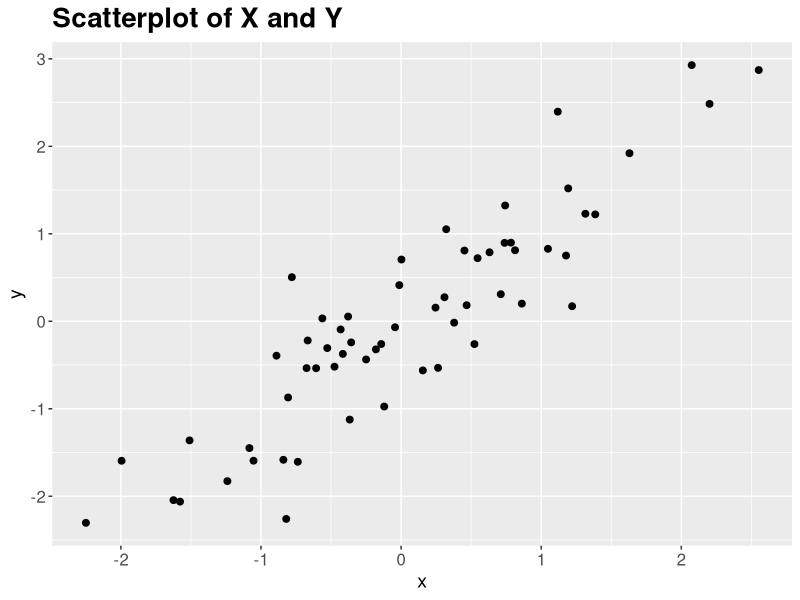
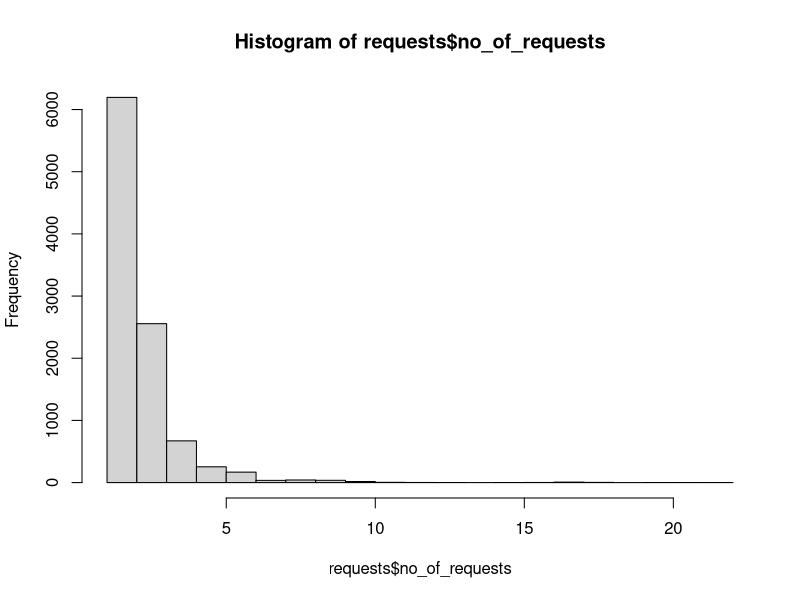

Write R code to recreate these figures, in order.
##########################################
# Lab 1 – Requirements
##########################################

setwd("D:/FALL2022/DTA301/Lab01Description")
getwd()

# A. Given data in the yearly_request.csv, please complete the following tasks. 

# 1.	Import data in .csv file to requests data frame in R
requests <- read.csv("yearly_request.csv")

# 2.	Export the histogram of number of requests to jpeg file
jpeg(file="D:/FALL2022/DTA301/Lab01Description/requests_hist.jpeg") # create a new jpeg file
hist(requests$no_of_requests) # export histogram to jpeg
dev.off() # shut off the graphic device

# 3.	Add a column per_request to dataset and exports the modified dataset to 
# “requests_modified.txt” file
write.table(requests,"requests_modified.txt", sep="\t", row.names=FALSE)

# 4.	Extract the second, third, and fourth column of the requests data frame
requests[, 2:4]

# 5.	build an empty character vector of the same length as requests 
requests_group <- vector(mode="character",
                      length=length(requests$req_total))

# group the customers according to the request amount
requests_group[requests$requests_total<100] <- "small"
requests_group[requests$requests_total>=100 & requests$requests_total<500] <- "medium"
requests_group[requests$requests_total>=500] <- "big"

# 6.	Summary of requests
summary(requests)

# 7.	Calculate and show total of request value
summary(requests$req_total)

# B.  Write commands 
# 1.	Create a vector v contain values from 1 to 50
v <- c(1:50)

# 2.	Calculate the total value of all elements in v
sum(v)

#  3.	List all elements which has value greater than 10 and less than 40
v[v>10&v<40]

#4.	Create a new vector from vector v.  Element value in the new vector is two times of element value in v
w <- v*2

# 5.	Write the code to generate data (with norm = 60, mean = 0, sd = 0.6) and show this data like the below figure

x <- rnorm(60)
y <- x + rnorm(60, mean=0, sd=0.6)

data <- as.data.frame(cbind(x, y))
summary(data)

library(ggplot2)
ggplot(data, aes(x=x, y=y)) +
  geom_point(size=2) +
  ggtitle("Scatterplot of X and Y") + 
  theme(axis.text=element_text(size=12), 
        axis.title = element_text(size=14),
        plot.title = element_text(size=20, face="bold"))